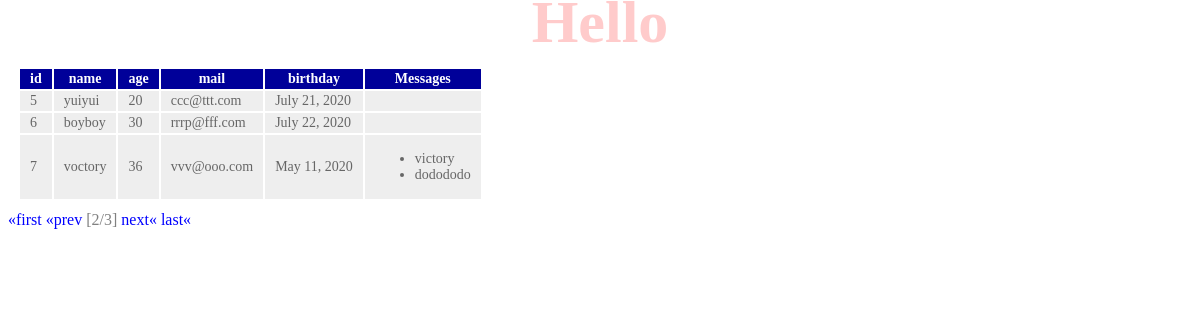
Screenshot of /hello/2 with the database file from the repository.
### hello/models.py (models this page shows, shortened)
class Friend(models.Model):
  name = models.CharField(max_length=100, validators=[number_only])
  mail = models.EmailField(max_length=200)
  gender = models.BooleanField()
  age = models.IntegerField()
  birthday = models.DateField()

class Message(models.Model):
  friend = models.ForeignKey(Friend, on_delete=models.CASCADE)
  title = models.CharField(max_length=100)
  content = models.CharField(max_length=300)
  pub_date = models.DateTimeField(auto_now_add=True)
  class Meta:
    ordering = ('pub_date',)

### hello/views.py (the view)
# urls.py: path('', views.index, name='index'),
def index(request, num=1):
    data = Friend.objects.all()
    page = Paginator(data, 3)
    params = {
        'title': 'Hello',
        'message':'',
        'data': page.get_page(num),
    }
    return render(request, 'hello/index.html', params)

### hello/templates/hello/index.html (shortened to what this page needs)
{% load static %}
<!DOCTYPE html>
<html lang="ja">
<head>
  <link rel="stylesheet" type="text/css"
    href="{% static 'hello/css/style.css' %}" />
</head>
<body>
  <h1>{{title}}</h1>
  <table>
    <tr>
      <th>id</th>
      <th>name</th>
      <th>age</th>
      <th>mail</th>
      <th>birthday</th>
      <th>Messages</th>
    </tr>
  {% for item in data %}
    <tr>
      <td>{{item.id}}</td>
      <td>{{item.name}}</td>
      <td>{{item.age}}</td>
      <td>{{item.mail}}</td>
      <td>{{item.birthday}}</td>
      <td><ul>
        {% for ob in item.message_set.all %}
          <li>{{ob.title}}</li>
        {% endfor %}
      </ul></td>
    </tr>
  {% endfor %}
  </table>
  <div>
    {% if data.has_previous %}
      <a href="{% url 'index' %}">&laquo;first</a>
      <a href="{% url 'index' %}>{{data.previous_page_number}}">&laquo;prev</a>
    {% endif %}
    <span class="current">
      [{{data.number}}/{{data.paginator.num_pages}}]
    </span>
    {% if data.has_next %}
      <a href="{% url 'index' %}{{data.next_page_number }}">next&laquo;</a>
      <a href="{% url 'index' %}{{data.paginator.num_pages}}">last&laquo;</a>
    {% endif %}
  </div>
</body>
</html>

### hello/static/hello/css/style.css (style rules this page uses)
body { color: gray; font-size: 16px; }
h1 { color: red; opacity: 0.2; font-size: 60px; margin-top: -20px; margin-bottom: 0px; text-align: center; }
a { color: blue; text-decoration: none; }
table { margin: 10px; font-size: 14px; }
table tr th { background-color: #009; color: white; padding: 2px 10px; border-width: 2px; }
table tr td { background-color: #eee; color: #666; padding: 2px 10px; border-width: 2px; }

### rows the page displays
Friend: id "5", name "yuiyui", age "20", mail "ccc@ttt.com", birthday "July 21, 2020"
Friend: id "6", name "boyboy", age "30", mail "rrrp@fff.com", birthday "July 22, 2020"
Friend: id "7", name "voctory", age "36", mail "vvv@ooo.com", birthday "May 11, 2020"
Message: title "victory"
Message: title "dodododo"

### other values shown
{{ data.number }} "2"
{{ data.paginator.num_pages }} "3"
